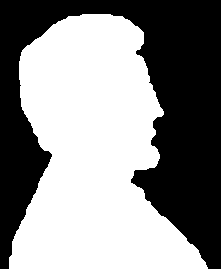
#> input picture Fig0914(a) Lincoln From Penny 221x269.tif, 221 x 269 px, found by its file name
$ python '5(c).py'
#> lines starting #> are read from the running program, lines starting #| are printed output that depends on the picture; after the words box and inside, x2 and y2 are one past the last pixel; in counts of white or black regions, pixels touching at a corner belong together
#> in Main, image is the input picture: shape (269, 221, 3); 54.6% white; 1 black region, box (x1, y1, x2, y2) and area: (0, 0, 221, 269) 26994
import cv2
import matplotlib.pyplot as plt
import numpy as np

def thresolding(image):
    im = image.copy()
    r= image.shape[0]
#> r = 269
    c= image.shape[1]
#> c = 221
    for i in range(0,r):
        for j in range(0,c):
            if image[i][j]>200:
                im[i][j] = 255
            else:
                im[i][j] = 0
    return im
def Erosion(image,mask):
#> called with mask = 3
    r,c = image.shape[:2]
#> r = 269; c = 221
    errosion_img = image.copy()
    for i in range(r):
        for j in range(c):
            ct = 0
            for k in range(i-(mask//2),i+(mask//2)+1):
                for l in range(j-(mask//2),j+(mask//2)+1):
                    if(k>=0 and k<r and l>=0 and l<c):
                        if(image[k,l]==255):
                            ct+=1

            if(ct==mask*mask):
                errosion_img[i,j] = 255
            else:
                errosion_img[i,j] = 0
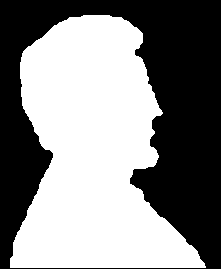
#> errosion_img: shape (269, 221); 52.8% white; 1 black region, box (x1, y1, x2, y2) and area: (0, 0, 221, 269) 28074

    return errosion_img


def Dilation(image,mask):
    r,c = image.shape[:2]
    dilation_img = image.copy()
    for i in range(r):
        for j in range(c):
            ct = 0
            for k in range(i-(mask//2),i+(mask//2)+1):
                for l in range(j-(mask//2),j+(mask//2)+1):
                    if(k>=0 and k<r and l>=0 and l<c):
                        if(image[k,l]==255):
                            ct+=1
            if(ct>=1):
                dilation_img[i,j] = 255
            else:
                dilation_img[i,j] = 0

    return dilation_img


def plotimg(image,x,y,z,st):
    plt.subplot(x,y,z)
    plt.imshow(cv2.cvtColor(image,cv2.COLOR_BGR2RGB))
    plt.title(st)

def Main():
    image = cv2.imread("Fig0914(a) Lincoln From Penny 221x269.TIF")
    image = cv2.cvtColor(image,cv2.COLOR_BGR2GRAY)
    image = thresolding(image)
    plotimg(image,1,2,1,"orginal")

    errosion_image = Erosion(image,3)
    boundary = image - errosion_image
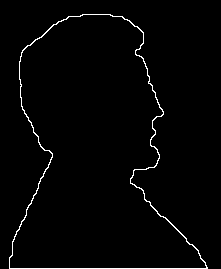
#> boundary: shape (269, 221); 1.8% white in thin lines or dots, all inside (x1, y1, x2, y2) = (9, 14, 208, 269)
    plotimg(boundary,1,2,2,"Boundary")

    plt.tight_layout()
    plt.show()
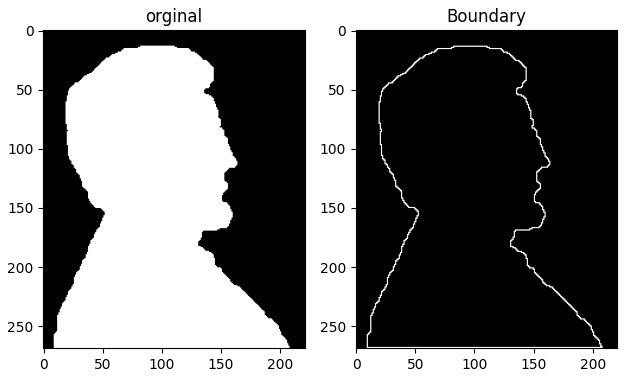
#> figure drawn by matplotlib, 2 panels


Main()
